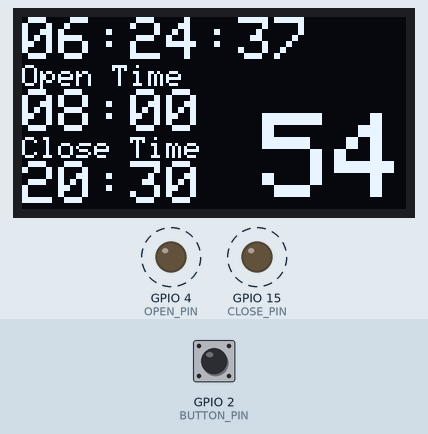
The sketch below on a simulated ESP32. Parts: 128×64 one-colour display, output pins drawn as LEDs (lit = HIGH). Dashed ring = blinking. The test bench sets the inputs (shaded band); at power-on: GPIO 2 (BUTTON_PIN) LOW. WiFi joins after 1.5 s; servers stay silent unless stated; the local clock reads 2024-03-15 10:24:30 at power-on unless the sketch sets it; what the sketch prints to the serial monitor is not drawn.

Above: at 7.7 s.
7.8 s: GPIO 2 (BUTTON_PIN) pulled HIGH for 3.2 s
At 12.8 s:
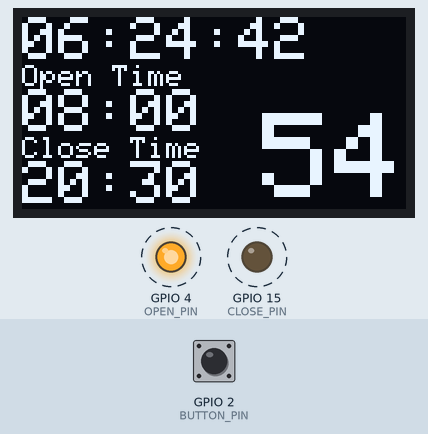
14.0 s: GPIO 2 (BUTTON_PIN) pulled HIGH for 0.15 s
14.7 s: GPIO 2 (BUTTON_PIN) pulled HIGH for 1 s
17.2 s: GPIO 2 (BUTTON_PIN) pulsed HIGH 2 times (0.12 s each, 0.3 s apart)
At 17.52 s:
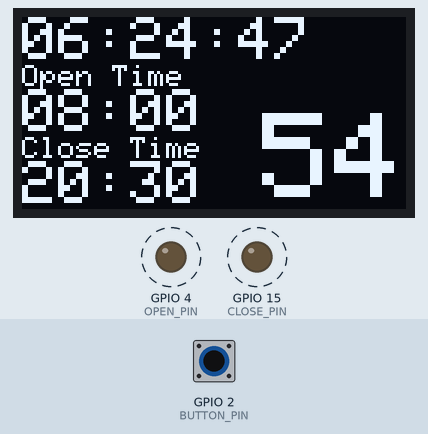
Timing chart, 0 to 20.3 s (numbered marks = the images above; inputs shaded):
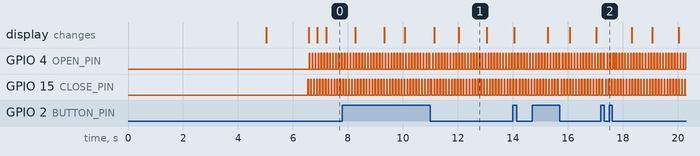

Measured:
- by itself, GPIO 4 (OPEN_PIN), GPIO 15 (CLOSE_PIN): alternates HIGH for 0.03 s and LOW for 0.08 s

The sketch:

DoorController.ino
```cpp
#include <Time.h>
#include <TimeLib.h>
#include "config_private.h"
#include "config.h"
#include "Initialize_Time.h"
#include "PushButton.h"
#include "Door.h"
#include <Adafruit_GFX.h>
#include <Adafruit_SH1106.h>//https://github.com/nhatuan84/esp32-sh1106-oled
//in my experience, some of the inexpensive oled displays on Amazon claiming to have a SSD1306 driver actually have a SH1106

Door door1(CLOSE_PIN, OPEN_PIN, STROKE_MILLIS, 0);
PushButton button1(BUTTON_PIN);
Adafruit_SH1106 display(OLED_SDA, OLED_SCL);

time_t t;//seconds since Jan 1, 1970
int t_today;//seconds since midnight
int t_open;//seconds after midnight
int t_close;//seconds after midnight
char buf1[20];
int openHour = OPEN_HOUR;
int openMinute = OPEN_MINUTE;
int closeHour = CLOSE_HOUR;
int closeMinute = CLOSE_MINUTE;
String state;
int flag_auto_open = 1;//prevent repetative auto opening of the door
int flag_auto_close = 1;//prevent repetative auto closing of the door
int previousState;

void setup() {
  Serial.begin(115200);
  delay(5000);
  Serial.println("Serial begin");

  display.begin(SH1106_SWITCHCAPVCC, 0x3C);
  display.clearDisplay();

  Clock myClock(1);
  t = time(NULL) + TIME_SHIFT;
  t_today = t - previousMidnight(t);
  Serial.println("time = ");
  Serial.println(t);
  Serial.println(t_today);
  sprintf(buf1, "%02d:%02d:%02d",  hour(t_today), minute(t_today), second(t_today));
  Serial.println(buf1);

  t_open = (openHour * 3600) + (openMinute * 60);
  t_close = (closeHour * 3600) + (closeMinute * 60);
  sprintf(buf1, "Open at %02d:%02d:%02d",  hour(t_open), minute(t_open), second(t_open));
  Serial.println(buf1);
  sprintf(buf1, "Close at %02d:%02d:%02d",  hour(t_close), minute(t_close), second(t_close));
  Serial.println(buf1);

  //check if the door should be open or closed
  if (t_today >= t_open  && t_today < t_close){
    Serial.println("Open the door");
    door1.currentStroke = 0;
    door1.Open();
    state = "opening";
    flag_auto_open = 0;
    previousState = 1;//previously was closed
  }
  else {
    Serial.println("Close the door");
    door1.currentStroke = 55000;
    door1.Close();
    state = "closing";
    flag_auto_open = 0;
    flag_auto_close = 0;
    previousState = 2;//previously was open
  }


}

void loop() {
  // put your main code here, to run repeatedly:
  int t_previous;

  t = time(NULL) + TIME_SHIFT;
  t_today = t - previousMidnight(t);
  if (t_previous >= t_today) {//new day, might need to test the special case of midnight opening/closing
    flag_auto_open = 1;
    flag_auto_close = 1;
  }
  t_previous = t_today;

  sprintf(buf1, "%02d:%02d:%02d",  hour(t), minute(t), second(t));
  Serial.print("current time is ");
  Serial.println(buf1);


  //oled display stuff

  /* set text size, color, cursor position,
  set buffer with  Hello world and show off*/
  display.setTextSize(2);
  display.setTextColor(WHITE);
  display.setCursor(0,0);

  sprintf(buf1, "%02d:%02d:%02d",  hour(t_today), minute(t_today), second(t_today));
  display.println(buf1);

  display.setTextSize(1);
  display.println("Open Time");
  display.setTextSize(2);
  sprintf(buf1, "%02d:%02d",  hour(t_open), minute(t_open));
  display.println(buf1);

  display.setTextSize(1);
  display.println("Close Time");
  display.setTextSize(2);
  sprintf(buf1, "%02d:%02d",  hour(t_close), minute(t_close));
  display.println(buf1);

  display.setCursor(80,32);
  display.setTextSize(4);
  //display.println(50);
  display.println(door1.currentStroke/1000);


  display.display();
  display.clearDisplay();
  //oled display stuff end

  //check if the door is scheduled to open or close
  //
  if (t_today >= t_open && flag_auto_open){
    door1.Open();
    flag_auto_open = 0;
    previousState = 1;
  }
  if (t_today >= t_close && flag_auto_close){
    door1.Close();
    flag_auto_close = 0;
    flag_auto_open = 0;//this should already be 0
    previousState = 2;
  }
  //

  //check if the door is at the end of the stroke while opening or closing
  if (door1.EndOfStroke() && door1.flag){
    switch (previousState){
    case 1:
    Serial.print("previous State 1");
      previousState = 2;
    break;
    case 2:
    Serial.print("previous State 2");
      previousState = 1;
    break;
    default:
    break;
    }
    Serial.print(" end of stroke ");
    door1.flag = 0 ;
  }
  //

  //check if button was pressed

  if (button1.WasPressed())
  {//pressing the button will toggle through open, stop, close, stop, etc
   //if the door is opening or closing the button will stop the action
   //if the door is stopped the button will start the opposite action of before the stop
   //
   //delay(1000);
    switch (door1.State) {
    case 1:
    Serial.println("case 1");
      previousState = 1;
      door1.Stop();
      break;
    case 2:
    Serial.println("case 2");
      previousState = 2;
      door1.Stop();
      break;
    case 0:
    Serial.print("case 0");
    Serial.print( " previous State ");
    Serial.println(previousState);
      if (previousState == 2){
        Serial.println("reopen door");
        door1.Open();
      }
      else if (previousState == 1){
        Serial.println("reoclose door");
        door1.Close();
      }
      else {
        Serial.print("Something went wrong ");
      }
      break;
    default:
      door1.Stop();
      break;
    }//switch
  }//if


  Serial.print(".");
  //delay(1000);

}
```

Door.h
```cpp
class Door
{
  //
  //Door will be controlled by two pins going to the relay.
  //Door can have 3 states:
  //  0 = Stopped at some point; fully opened, fully closed, or some point midway
  //  1 = Openning
  //  2 = Closing
  //The time for one full extention or retraction is the stroke time in seconds
  //This is just so the relay doesn't need to be activated longer than neccesary
  //Starting with zero seconds at fully closed state

  //Opening and closing the door will not stop other processes from happening

  // Class Member Variables
  // These are initialized at startup
  int _extendPin;
  int _retractPin;
  //int _state;
  int _strokeLength;//the time in millis it takes to complete a full stroke
  unsigned long _previousTime;
  unsigned long _now;

  // These maintain the current state
  // Constructor - creates a Door
  // and initializes the member variables and state
  public:
  int State;
  int flag;
  int currentStroke;//millis, where on the stroke the door is between 0 for closed and the strokeLength for fully opend
  int Stopped;
  Door(int pin1, int pin2, int stroke, int state)
  {
  _extendPin = pin1;
  _retractPin = pin2;
  _strokeLength = stroke;
  State = state;
  pinMode(_extendPin, OUTPUT);
  pinMode(_retractPin, OUTPUT);

  }

  void Open()
  {
      Serial.println("Opening Door");
      digitalWrite(_extendPin, LOW);
      digitalWrite(_retractPin, HIGH);
      _previousTime = millis();
      State =1;//opening
      //delay(500);
  }

  void Close()
  {
      Serial.println("Closing Door");
      digitalWrite(_retractPin, LOW);
      digitalWrite(_extendPin, HIGH);
      _previousTime = millis();
      State = 2;//closing
      //delay(500);
  }

  void Stop()
  {
      Serial.println("STOP");
      digitalWrite(_retractPin, LOW);
      digitalWrite(_extendPin, LOW);
      State = 0;//

  }

  int EndOfStroke()
  {
    switch (State){
      case 1:
        _now = millis();
        currentStroke += _now - _previousTime;
        Serial.print(currentStroke / 1000);
        Serial.print(" ");
        _previousTime = _now;
        if (currentStroke >= _strokeLength){
          currentStroke = _strokeLength - 1;
          flag = 1;
          Stop();
          return 1;
        }
        else {
          return 0;
        }
      break;
      case 2:
        _now = millis();
        currentStroke -= millis() - _previousTime;
        Serial.print(currentStroke / 1000);
        Serial.print(" ");
        _previousTime = _now;
        if (currentStroke <= 0){
          currentStroke = 1;
          flag = 1;
          Stop();
          return 1;
        }
        else {
          return 0;
        }
      break;
      default:
      //not moving
      Serial.print(".");
      return 1;
      break;
    }//switch

  }

};
```

Initialize_Time.h
```cpp
#include <WiFi.h>
#include <Time.h>
#include <TimeLib.h>
#include "config_private.h"
#include "config.h"

//Connects to Wifi and gets the time from the ntp server

class Clock
{

const char* ssid       = HOME_SSID;
const char* password   = WIFI_PASSWORD;

const char* ntpServer = "pool.ntp.org";
const long  gmtOffset_sec = GMT_OFFSET;
const int   daylightOffset_sec = 3600;//should know when to offset for day light savings

//time_t t;

void printLocalTime()
{
  struct tm timeinfo;
  if(!getLocalTime(&timeinfo)){
    Serial.println("Failed to obtain time");
    return;
  }
  Serial.println(&timeinfo, "%A, %B %d %Y %H:%M:%S");
}


public:

// Constructor - creates a Clock
Clock(int x)
{
  SetTimeFromServer();
}

void SetTimeFromServer()
{
  //connect to WiFi
  Serial.printf("Connecting to %s ", ssid);
  WiFi.begin(ssid, password);
  while (WiFi.status() != WL_CONNECTED) {
      delay(500);
      Serial.print(".");
  }
  Serial.println(" CONNECTED");

  //init and get the time
  configTime(gmtOffset_sec, daylightOffset_sec, ntpServer);
  printLocalTime();

  //disconnect WiFi as it's no longer needed
  WiFi.disconnect(true);
  WiFi.mode(WIFI_OFF);

}

};//class
```

PushButton.h
```cpp
class PushButton
{

  int buttonPin;
  int buttonState;
  int lastButtonState;
  unsigned long lastDebounceTime;
  unsigned long debounceDelay = 10;
  int reading;

  public:
  //constructor
  PushButton(int pin)
  {
    buttonPin = pin;
    pinMode(buttonPin, INPUT);
    lastButtonState = LOW;
    lastDebounceTime = 1;

  }//constructor

  int WasPressed()
  {
  // read the state of the switch into a local variable:
  int reading = digitalRead(buttonPin);

  // check to see if you just pressed the button
  // (i.e. the input went from LOW to HIGH), and you've waited long enough
  // since the last press to ignore any noise:

    // If the switch changed, due to noise or pressing:
    if (reading != lastButtonState) {
      // reset the debouncing timer
      lastDebounceTime = millis();
    }

    if ((millis() - lastDebounceTime) > debounceDelay) {
      // whatever the reading is at, it's been there for longer than the debounce
      // delay, so take it as the actual current state:
      // if the button state has changed:
      if (reading != buttonState) {
        buttonState = reading;

        // only do something if button was pushed, not just released
        if (buttonState == HIGH) {
          Serial.print(" Button Pushed ");
          return 1;
        }
        else {
          Serial.print(" Button Released ");
          return 0;
        }
      }
  }

  // save the reading. Next time through the loop, it'll be the lastButtonState:
  lastButtonState = reading;
  }//WasPressed


};//class
```

config.h
```cpp
//for NodeMCU ESP32S
#define OLED_SDA 21
#define OLED_SCL 22
#define OPEN_PIN 4
#define CLOSE_PIN 15
#define BUTTON_PIN 2

//open and closing time based on 24 hour clock
#define OPEN_HOUR 8
#define OPEN_MINUTE 0
#define CLOSE_HOUR 20
#define CLOSE_MINUTE 30

#define GMT_OFFSET -18000//seconds
#define DAYLIGHT_SAVINGS_OFFSET 3600//seconds
#define TIME_SHIFT -14400 //seconds from GMT//Eastern Daylight Savings adjustment

#define STROKE_MILLIS 55000//millis to fully extend or retract actuator
```

config_private.h
```cpp
#define HOME_SSID "YourNetwork"
#define WIFI_PASSWORD "YourPassword"
```
